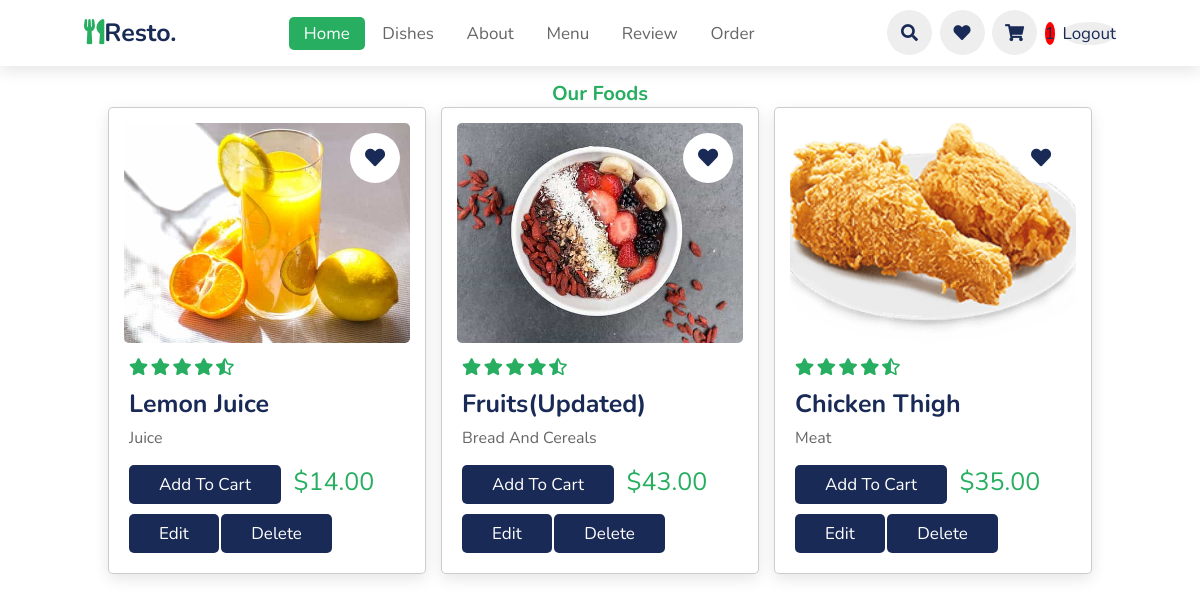
/fav_food/ (signed in), run on the app's committed database.
### base/models.py (models this page shows, shortened)
class Order(models.Model):
    customer = models.ForeignKey(Customer, on_delete=models.CASCADE, null=True)
    date_order = models.DateTimeField(auto_now_add=True)
    complete = models.BooleanField(default=False)
    transaction_id = models.CharField(max_length=200, null=True, blank=True)
    @property
    def cart_food(self):
        items = self.orderfood_set.all()
        total = sum([item.quantity for item in items])
        return total

class OrderFood(models.Model):
    food = models.ForeignKey(Food, on_delete=models.CASCADE, null=True)
    order = models.ForeignKey(Order, on_delete=models.CASCADE, null=True)
    quantity = models.IntegerField(default=0, blank=True, null=True)
    date_added = models.DateTimeField(auto_now_add=True)

class FavoriteFood(models.Model):
    customer = models.ForeignKey(Customer, on_delete=models.CASCADE, blank=True, null=True)
    food = models.ForeignKey(Food, on_delete=models.CASCADE, null=True, blank=True)

class Food(models.Model):
    menu = models.ForeignKey(Menu, on_delete=models.SET_NULL, null=True)
    name = models.CharField(max_length=200, null=True)
    price = models.DecimalField(max_digits=5, decimal_places=2, null=True)
    category = models.ForeignKey(Category, on_delete=models.SET_NULL, null=True)
    images = models.ImageField(default='about-img.png', null=True, blank=True)
    discount = models.CharField(max_length=20, null=True, blank=True)
    @property
    def imageUrl(self):
        try:
            url = self.images.url
        except:
            url = ''
        return url

class Category(models.Model):
    name = models.CharField(max_length=200, null=True)
    def __str__(self):
        return self.name

### base/views.py (the view)
# urls.py: path('fav_food/', views.favFood, name='fav_food'),
def favFood(request):
    customer = request.user.customer
    foods = FavoriteFood.objects.filter(customer=customer)
    if request.user.is_authenticated:
        customer = request.user.customer
        order, created = Order.objects.get_or_create(customer=customer, complete=False)
        cartFood = order.cart_food
    else:
        data = cartCookie(request)
        items = data['items']
        order = data['order']
    context = {
        'favfoods': foods, 'order': order,
    }
    return render(request, 'base/fav-food.html', context)

### base/templates/base/fav-food.html
{% extends 'base/main.html' %}
{% load static %}
{% block content %}
<section class="menu" id="menu">
    <h3 style="margin-top: 50px;" class="sub-heading"> our foods </h3>
    <div class="box-container">
        {% for favfood in favfoods %}
        <div class="box">
            <div class="image">
                <img src="{{favfood.food.imageUrl}}" alt="">
                <a href="#" class="fas fa-heart"></a>
            </div>
            <div class="content">
                <div class="stars">
                    <i class="fas fa-star"></i>
                    <i class="fas fa-star"></i>
                    <i class="fas fa-star"></i>
                    <i class="fas fa-star"></i>
                    <i class="fas fa-star-half-alt"></i>
                </div>
                <h3>{{favfood.food.name}}</h3>
                <p>{{favfood.food.category}}</p>
                <button data-food="{{favfood.food.id}}" data-action="add" class="btn update-cart">add to cart</button>
                <span class="price">${{favfood.food.price}}</span>
                {% if request.user.is_authenticated and request.user.is_staff %}
                <a href="{% url 'edit_food' favfood.food.id %}" class="btn">Edit</a>
                <a href="{% url 'delete_food' favfood.food.id %}" class="btn">Delete</a>
                {% endif %}
            </div>
        </div>
        {% endfor %}
    </div>
</section>
{% endblock %}

### base/templates/base/main.html (shortened to what this page needs)
{% load static %}
<!DOCTYPE html>
<html lang="en">
<head>
    <link rel="stylesheet" href="https://unpkg.com/swiper/swiper-bundle.min.css" />
    <link rel="stylesheet" href="https://cdnjs.cloudflare.com/ajax/libs/font-awesome/5.15.3/css/all.min.css">
    <link rel="stylesheet" href="{% static 'css/main.css' %}">
</head>
<body>
<header>
    <a href="{% url 'shop' %}" class="logo"><i class="fas fa-utensils"></i>resto.</a>
    <nav class="navbar">
        <a class="active" href="#home">home</a>
        <a href="#dishes">dishes</a>
        <a href="#about">about</a>
        <a href="#menu">menu</a>
        <a href="#review">review</a>
        <a href="#order">order</a>
    </nav>
    <div class="icons">
        <i class="fas fa-search" id="search-icon"></i>
		{% if request.user.is_authenticated %}
        <a href="{% url 'fav_food' %}" class="fas fa-heart"></a>
		{% else %}
		<a href="" class="fas fa-heart"></a>
		{% endif %}
        <a href="{% url 'cart' %}" class="fas fa-shopping-cart"></a>
        <a href="#" style="background-color: red;">{{order.cart_food}}</a>
		{% if request.user.is_authenticated %}
		<a href="{% url 'logout' %}">Logout</a>
		{% else %}
		<a href="{% url 'login' %}">Login</a>
		{% endif %}
    </div>
</header>
    {% block content %}
    {% endblock %}
</body>
</html>

### static/css/main.css (style rules this page uses)
:root { --green:#27ae60; --black:#192a56; --light-color:#666; --box-shadow:0 .5rem 1.5rem rgba(0,0,0,.1); }
* { font-family: 'Nunito', sans-serif; margin:0; padding:0; box-sizing: border-box; text-decoration: none; outline: none; border:none; text-transform: capitalize; transition: all .2s linear; }
html { font-size: 62.5%; overflow-x: hidden; scroll-padding-top: 5.5rem; scroll-behavior: smooth; }
section { padding:2rem 9%; }
.sub-heading { text-align: center; color:var(--green); font-size: 2rem; padding-top: 1rem; }
.btn { margin-top: 1rem; display: inline-block; font-size: 1.7rem; color:#fff; background: var(--black); border-radius: .5rem; cursor: pointer; padding:.8rem 3rem; }
header { position: fixed; top:0; left: 0; right:0; background: #fff; padding:1rem 7%; display: flex; align-items: center; justify-content: space-between; z-index: 1000; box-shadow: var(--box-shadow); }
header .logo { color:var(--black); font-size: 2.5rem; font-weight: bolder; }
header .logo i { color:var(--green); }
header .navbar a { font-size: 1.7rem; border-radius: .5rem; padding:.5rem 1.5rem; color:var(--light-color); }
header .navbar a.active, header .navbar a:hover { color:#fff; background: var(--green); }
header .icons i, header .icons a { cursor: pointer; margin-left: .5rem; height:4.5rem; line-height: 4.5rem; width:4.5rem; text-align: center; font-size: 1.7rem; color:var(--black); border-radius: 50%; background: #eee; }
.menu .box-container { display: grid; grid-template-columns: repeat(auto-fit, minmax(30rem, 1fr)); gap:1.5rem; }
.menu .box-container .box { background: #fff; border:.1rem solid rgba(0,0,0,.2); border-radius: .5rem; box-shadow: var(--box-shadow); }
.menu .box-container .box .image { height: 25rem; width: 100%; padding:1.5rem; overflow: hidden; position: relative; }
.menu .box-container .box .image img { height: 100%; width: 100%; border-radius: .5rem; object-fit: cover; }
.menu .box-container .box .image .fa-heart { position: absolute; top:2.5rem; right: 2.5rem; height: 5rem; width: 5rem; line-height: 5rem; text-align: center; font-size: 2rem; background: #fff; border-radius: 50%; color:var(--black); }
.menu .box-container .box .content { padding:2rem; padding-top: 0; }
.menu .box-container .box .content .stars { padding-bottom: 1rem; }
.menu .box-container .box .content .stars i { font-size: 1.7rem; color:var(--green); }
.menu .box-container .box .content h3 { color:var(--black); font-size: 2.5rem; }
.menu .box-container .box .content p { color:var(--light-color); font-size: 1.6rem; padding:.5rem 0; line-height: 1.5; }
.menu .box-container .box .content .price { color:var(--green); margin-left: 1rem; font-size: 2.5rem; }

### data on the page
Order: cart_food "1"
FavoriteFood: food.imageUrl (picture), food.name "Lemon Juice", food.category "Juice", food.price "14.00"
FavoriteFood: food.imageUrl (picture), food.name "Fruits(Updated)", food.category "Bread And Cereals", food.price "43.00"
FavoriteFood: food.imageUrl (picture), food.name "Chicken Thigh", food.category "Meat", food.price "35.00"
